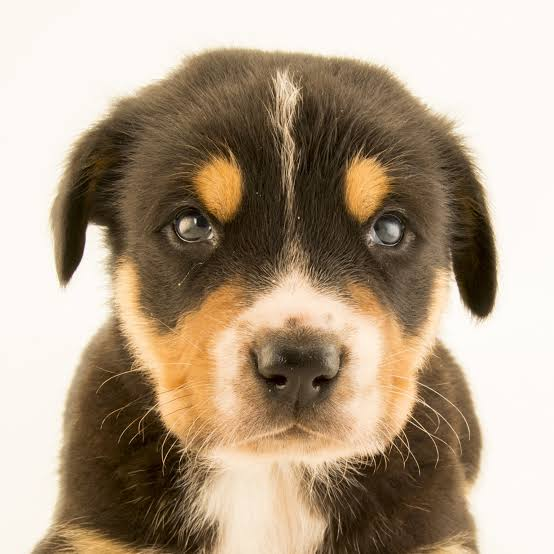
%> input picture dog.jpg, 554 x 554 px
$ octave Q1.m   (GNU Octave 9; MATLAB toolbox functions it lacks are replaced by stand-ins)
%> lines starting %> are read from the running program, lines starting %| are printed output that depends on the picture
img = imread('dog.jpg');
%> img is the input picture: size 554x554x3 uint8; mean R, G, B 177.5, 159.5, 138.3
	gray_img = im2gray(img);
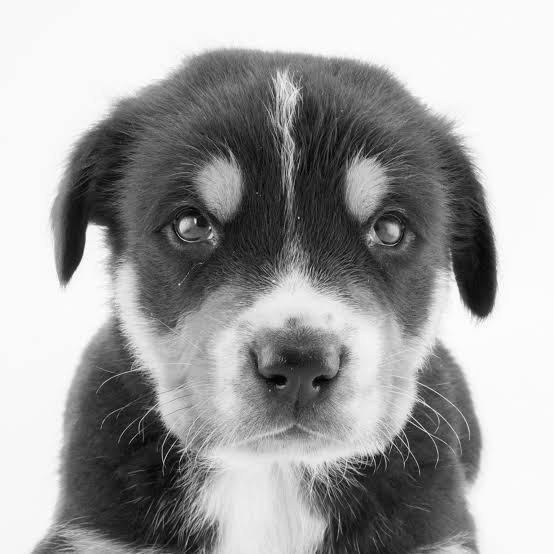
%> gray_img: size 554x554 uint8; min 2, max 255, mean 162.4
	levels = [128, 64, 32, 16, 8];
	figure;
	for i = 1:length(levels)
		subplot(1,5,i);
		imshow(uint8(floor(double(gray_img) / 256 * levels(i)) * (256 / levels(i))));
		title([num2str(levels(i)) ' gray levels']);
	end
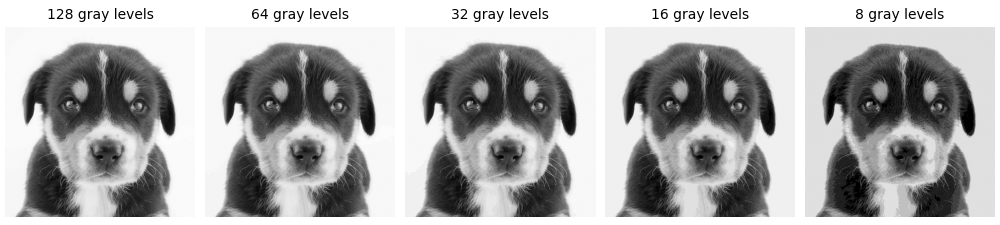
%> figure redrawn from the program's plot data, 5 panels
